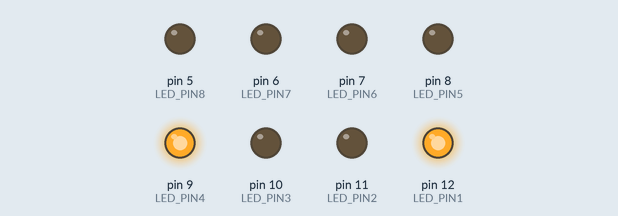
The sketch below on a simulated Arduino Uno, built with avr-gcc and run on an emulated ATmega328P. Parts: output pins drawn as LEDs (lit = HIGH).

Above: at 1.5 s.
At 3.5 s:
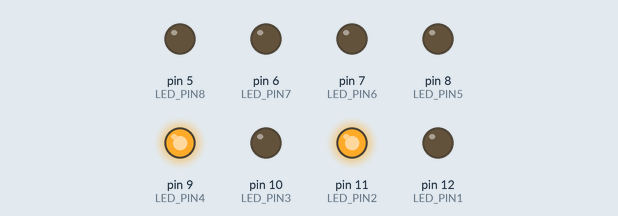
At 5.5 s:
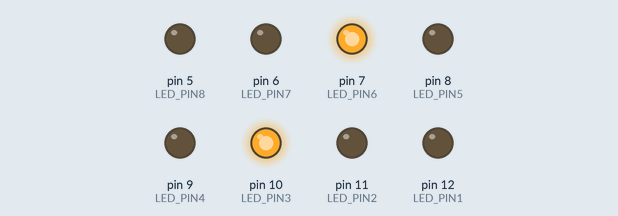
At 7.5 s:
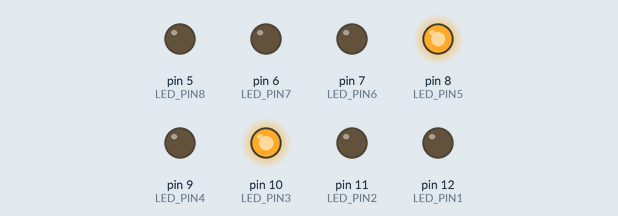
Timing chart, 0 to 10.4 s (numbered marks = the images above):
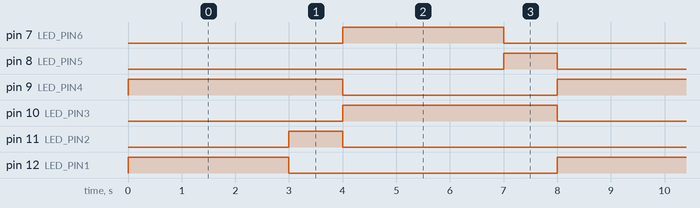

Measured:
- by itself, pin 7 (LED_PIN6), pin 12 (LED_PIN1): alternates HIGH for 3.0 s and LOW for 5.0 s
- by itself, pin 8 (LED_PIN5), pin 11 (LED_PIN2): alternates HIGH for 1.0 s and LOW for 7.0 s
- by itself, pin 9 (LED_PIN4), pin 10 (LED_PIN3): alternates HIGH for 4.0 s and LOW for 4.0 s

The sketch:

aruido_ledpin07.ino
```cpp
//define LED_PIN 12
int LED_PIN1 = 12;
int LED_PIN2 = 11;
int LED_PIN3 = 10;
int LED_PIN4 = 9;
int LED_PIN5 = 8;
int LED_PIN6 = 7;
int LED_PIN7 = 6;
int LED_PIN8 = 5;


void setup() {
  pinMode(LED_PIN1, OUTPUT);  //habilita o pino 12 para saida digital (outpit)
  pinMode(LED_PIN2, OUTPUT);
  pinMode(LED_PIN3, OUTPUT);
  pinMode(LED_PIN4, OUTPUT);
  pinMode(LED_PIN5, OUTPUT);
  pinMode(LED_PIN6, OUTPUT);
  pinMode(LED_PIN7, OUTPUT);
  pinMode(LED_PIN8, OUTPUT);
}

void loop() {

  digitalWrite(LED_PIN1, HIGH);  // verde sinal1
  digitalWrite(LED_PIN4, HIGH);  // vermelho sinal2
  delay(3000);
  digitalWrite(LED_PIN1, LOW);  // desliga verde sinal1


  digitalWrite(LED_PIN2, HIGH);  // amarelo sinal1
  delay(1000);
  digitalWrite(LED_PIN2, LOW);
  digitalWrite(LED_PIN4, LOW);  // desliga vermelho sinal2


  digitalWrite(LED_PIN3, HIGH);  // vermelho sinal1
  digitalWrite(LED_PIN6, HIGH);  // verde sinal2
  delay(3000);
  digitalWrite(LED_PIN6, LOW);  // desliga verde sinal2

  digitalWrite(LED_PIN5, HIGH);  // amarelo sinal2
  delay(1000);
  digitalWrite(LED_PIN5, LOW);
  digitalWrite(LED_PIN3, LOW);  // desliga vermelho sinal1

}
```
